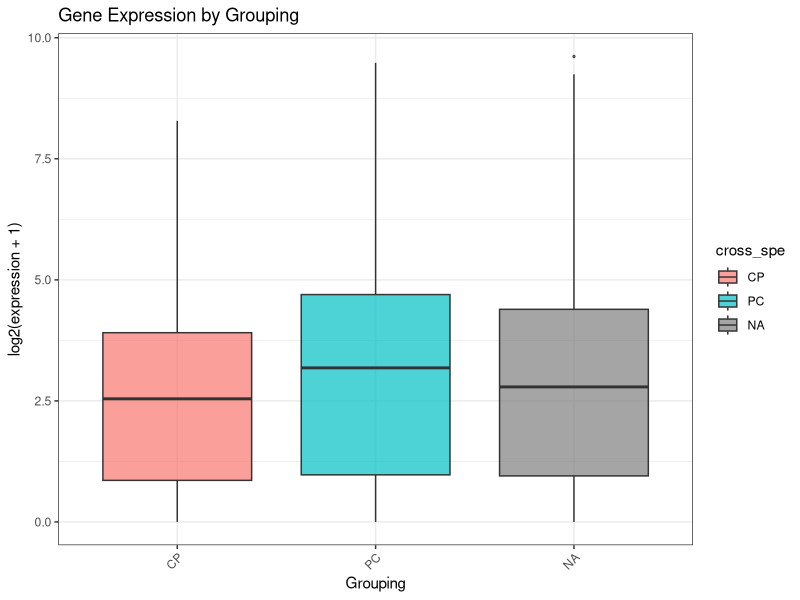

Recreate this plot in R.
knitr::opts_chunk$set(
  echo = TRUE,
  message = FALSE,
  warning = FALSE,
  error = TRUE
)

library(dplyr)
library(tidyr)
library(ggplot2)

setwd("/home/verozvest/Documents/genomics_practical01/data_files")
expression_matrix <- read.csv("imprinted_tpm.csv", row.names = 1, check.names = FALSE)
metadata <- read.csv("metadata.csv") 

expression_matrix$gene_id <- rownames(expression_matrix)
expression_long <- pivot_longer(expression_matrix, -gene_id, names_to = "sample", values_to = "TPM")
expression_annotated <- expression_long %>% left_join(metadata, by = "sample")
expression_annotated <- expression_annotated %>% mutate(log_expression = log2(TPM + 1))


ggplot(expression_annotated, aes(x = cross_spe, y = log_expression, fill = cross_spe)) +
  geom_boxplot(outlier.size = 0.5, alpha = 0.7) +
  theme_bw() +
  theme(axis.text.x = element_text(angle = 45, hjust = 1)) +
  labs(title = "Gene Expression by Grouping",
       x = "Grouping",
       y = "log2(expression + 1)")